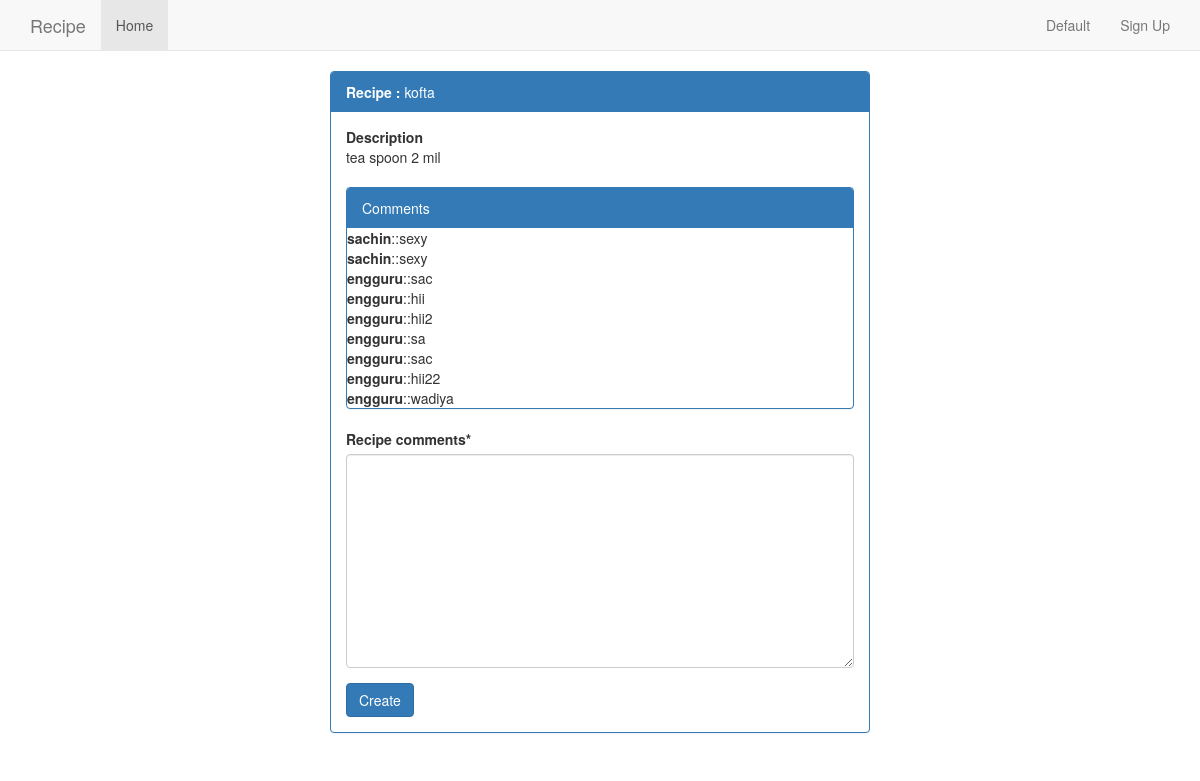
Page /commentrecipe/1 (signed in) on the committed database.
### accounts/models.py (models this page shows, shortened)
class addRecipe(models.Model):
    username = models.CharField(max_length=220)
    recipe_name = models.CharField(max_length=220)
    recipe_add = models.TextField(max_length=220)
    updated = models.DateTimeField(auto_now=True,auto_now_add=False)
    timestamp = models.DateTimeField(auto_now_add=True,auto_now=False)

class recipeComment(models.Model):
    username = models.CharField(max_length=220)
    recipe_pk = models.CharField(max_length=220)
    recipe_comments = models.TextField(max_length=220)
    updated = models.DateTimeField(auto_now=True,auto_now_add=False)
    timestamp = models.DateTimeField(auto_now_add=True,auto_now=False)

### accounts/views.py (the view)
# urls.py: url(r'^commentrecipe/(?P<recipeid>\w{0,50})$', commentrecipe, name='commentrecipe'),
def commentrecipe(request, recipeid):
    if not request.user.is_authenticated():
        return redirect("login")
    queryset = addRecipe.objects.all().filter(pk=recipeid)
    queryset1 = recipeComment.objects.all().filter(recipe_pk=recipeid)
    form = recipeCommentForm(request.POST or None)
    if form.is_valid():
        instance = form.save(commit=False)
        recipe_comment = form.cleaned_data.get("recipe_comment")
        instance.username = request.user.username
        instance.recipe_pk = recipeid
        instance.save()
    context = {
        "form" : form,
        "queryset" : queryset,
        "queryset1" : queryset1,
        "recipeid" : recipeid,
    }
    print("sachin")
    print(recipeid)
    return render(request, "hola.html", context)

### accounts/forms.py
class recipeCommentForm(forms.ModelForm):
    class Meta:
        model = recipeComment
        fields = ['recipe_comments']

### accounts/templates/hola.html (shortened to what this page needs)
{% extends "base.html" %}
{% load crispy_forms_tags %}
{% block content %}
    <div class="panel-group">
        <div class="panel  panel-primary class">
            {% for insatnce in queryset %}
                <div class="panel-heading"><b>Recipe :</b> {{ insatnce.recipe_name }}</div>
                <div class="panel-body"><b>Description</b><br>{{ insatnce.recipe_add }}
            {% endfor %}
            <br>
            <div class="panel-group">
                {% if queryset1 %}
                    <div class="panel  panel-primary class">
                        <div class="panel-heading">Comments</div>
                        {% for insatnce in queryset1 %}
                            <b>{{ insatnce.username }}</b>::{{ insatnce.recipe_comments }}
                            <br>
                        {% endfor %}
                    </div>
                    </div>
                {% endif %}
            <form method="POST"
                  action={% url 'commentrecipe' recipeid=recipeid %} enctype="multipart/form-data">{% csrf_token %}
                {{ form|crispy }}
                <input type="submit" class="btn btn-primary" value="Create">
            </form>
{% endblock %}

### rows in the picture
addRecipe: recipe_name "kofta", recipe_add "tea spoon 2 mil"
recipeComment: username "sachin", recipe_comments "sexy"
recipeComment: username "sachin", recipe_comments "sexy"
recipeComment: username "engguru", recipe_comments "sac"
recipeComment: username "engguru", recipe_comments "hii"
recipeComment: username "engguru", recipe_comments "hii2"
recipeComment: username "engguru", recipe_comments "sa"
recipeComment: username "engguru", recipe_comments "sac"
recipeComment: username "engguru", recipe_comments "hii22"
recipeComment: username "engguru", recipe_comments "wadiya"
